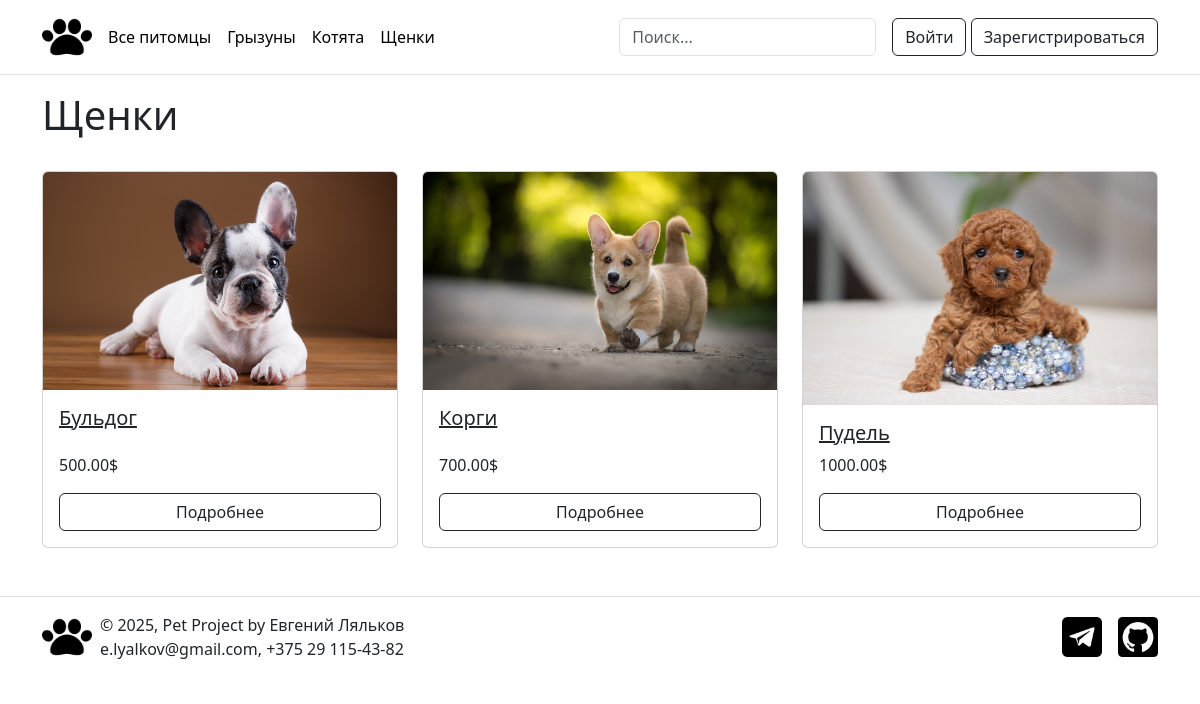
The page /category/shenki/ on the database its author committed.
### main/models.py (models this page shows, shortened)
class Category(models.Model):
    name = models.CharField(max_length=100, db_index=True, unique=True) #db_index - индекс для БД для ускоренного поиска
    slug = models.SlugField(max_length=100, unique=True)
    class Meta:
        ordering = ['name'] #сортирока по полю name
        verbose_name = 'Категория'
        verbose_name_plural = 'Категории'
    def get_absolute_url(self): #возвращает ссылку на список товаров в категории
        return reverse('main:product_list_by_category', args=[self.slug])

class Product(models.Model):
    category = models.ForeignKey(Category, related_name='products', on_delete=models.CASCADE)
    name = models.CharField(max_length=100, db_index=True)
    slug = models.SlugField(max_length=100, unique=True)
    image = models.ImageField(upload_to='products/%Y/%m/%d', blank=True)
    description = models.TextField(blank=True)
    price = models.DecimalField(max_digits=10, decimal_places=2)
    available = models.BooleanField(default=True)
    created = models.DateTimeField(auto_now_add=True, null=True)
    updated = models.DateTimeField(auto_now=True)
    class Meta:
        ordering = ['name']
        verbose_name = 'Продукт'
        verbose_name_plural = 'Продукты'
    def get_absolute_url(self):
        return reverse('main:product_detail', args=[self.slug])

### main/views.py (the view, shortened to what this page needs)
# urls.py: path('', views.product_list, name='product_list'),
def product_list(request, category_slug=None):
    categories = Category.objects.all()
    products = Product.objects.filter(available=True)
    category = None
    if category_slug:
        category = get_object_or_404(Category, slug=category_slug)
        products = products.filter(category=category)
    query = request.GET.get('q')
    return render(request, 'main/product_list.html',
                  {'category': category,
                   'categories': categories,
                   'products': products,
                   'query': query})

### cart/context_processors.py (called while the page is built)
def cart(request):
    return {'cart': Cart(request)}

### main/templates/main/product_list.html (shortened to what this page needs)
{% extends "main/base.html" %}
{% block content %}
    <div class="d-flex justify-content-between align-items-center mb-4">
        <h1>{% if category %}{{ category.name }}{% else %}Все питомцы{% endif %}</h1>
    </div>
{% if not products %}
    <h3>Питомцев нет...</h3>
{% else %}
        <div class="row">
            {% for product in products %}
                <div class="col-md-4 mb-4">
                    <div class="card h-100">
                        <a href="{{ product.get_absolute_url }}">
                            <img src="{{ product.image.url }}" class="card-img-top" alt="{{ product.name }}">
                        </a>
                        <div class="card-body d-flex flex-column">
                            <h5 class="card-title">
                                <a href="{{ product.get_absolute_url }}" class="text-dark">{{ product.name }}</a>
                            </h5>
                            <p class="card-text mt-auto">{{ product.price }}$</p>
                            <a href="{{ product.get_absolute_url }}" class="btn btn-outline-dark">Подробнее</a>
                        </div>
                    </div>
                </div>
            {% endfor %}
        </div>
    {% endif %}
{% endblock %}

### main/templates/main/base.html (shortened to what this page needs)
{% load static %}
<!doctype html>
<html lang="en">
<head>
    <link rel="stylesheet" href="https://cdn.jsdelivr.net/npm/bootstrap@5.3.3/dist/css/bootstrap.min.css">
    <link rel="stylesheet" href="https://cdn.jsdelivr.net/npm/bootstrap-icons@1.8.0/font/bootstrap-icons.css">
</head>
<body>
    <header class="p-3 mb-3 border-bottom">
        <div class="container">
            <div class="d-flex flex-wrap align-items-center justify-content-center justify-content-lg-start">
                <a href="/" class="d-flex align-items-center mb-2 mb-lg-0 link-body-emphasis text-decoration-none">
                    <img src="{% static 'main/img/logo.png' %}" alt="Логотип" width="50" height="42" class="me-2">
                </a>
                <ul class="nav col-12 col-lg-auto me-lg-auto mb-2 justify-content-center mb-md-0">
                    <li><a href="{% url 'main:product_list' %}" class="nav-link px-2 link-body-emphasis">Все питомцы</a></li>
                    {% for category in categories %}
                        <li class="nav-item">
                            <a class="nav-link px-2 link-body-emphasis" href="{{ category.get_absolute_url }}">
                                {{ category.name }}
                            </a>
                        </li>
                    {% endfor %}
                </ul>
                <form class="col-12 col-lg-auto mb-3 mb-lg-0 me-lg-3" role="search" method="get" action="{% url 'main:product_list' %}">
                    <input type="search" name="q" class="form-control"
                        placeholder="Поиск..." aria-label="Поиск"
                        value="{{ query|default:'' }}">
                </form>
                <div class="text-end">
                    {% if user.is_authenticated %}
                        <span class="me-3">Пользователь: {{ user.email }}</span>
                        <a href="{% url "users:profile" %}" class="btn btn-outline-dark">Профиль</a>
                        <a href="{% url "users:user_logout" %}" class="btn btn-outline-dark">Выйти</a>
                    {% else %}
                        <a href="{% url "users:user_login" %}" class="btn btn-outline-dark">Войти</a>
                        <a href="{% url "users:register" %}" class="btn btn-outline-dark">Зарегистрироваться</a>
                    {% endif %}
                </div>
            </div>
        </div>
    </header>
        <div class="container">
            {% block content %}
            {% endblock %}
        </div>
    <footer class="py-3 my-4 border-top">
        <div class="container d-flex justify-content-between align-items-center">
            <div class="d-flex align-items-center">
                <a href="/" class="d-flex align-items-center text-decoration-none me-2">
                    <img src="{% static 'main/img/logo.png' %}" alt="Логотип" width="50" height="42">
                </a>
                <div class="d-flex flex-column">
                    <span class="text-body">© 2025, Pet Project by Евгений Ляльков</span>
                    <span class="text-body">e.lyalkov@gmail.com, +375 29 115-43-82</span>
                </div>
            </div>
            <ul class="nav list-unstyled d-flex mb-0">
                <li class="ms-3">
                    <a href="https://t.me/e_lyalkov" aria-label="Telegram" target="_blank" rel="noopener noreferrer">
                        <img src="{% static 'main/img/free-icon-telegram.png' %}" alt="Telegram" width="40" height="40">
                    </a>
                </li>
                <li class="ms-3">
                    <a href="https://github.com/elyalkov" aria-label="Github" target="_blank" rel="noopener noreferrer">
                        <img src="{% static 'main/img/free-icon-github.png' %}" alt="Github" width="40" height="40">
                    </a>
                </li>
            </ul>
        </div>
    </footer>
</body>
</html>

### rows shown on the page
Category: name "Грызуны"
Category: name "Котята"
Category: name "Щенки"
Product: image (picture), name "Бульдог", price "500.00"
Product: image (picture), name "Корги", price "700.00"
Product: image (picture), name "Пудель", price "1000.00"
